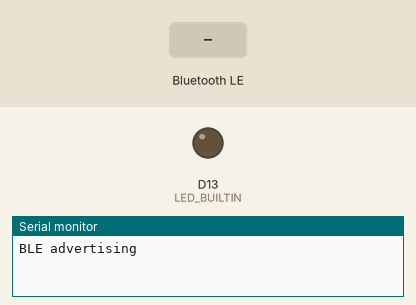
This sketch was run on a simulated Arduino Nano 33 IoT. Parts: output pins drawn as LEDs (lit = HIGH), the last lines printed to the serial monitor. The inputs (shaded band) are chosen by the test bench. Nothing arrives over Bluetooth unless stated; a phone connects over Bluetooth LE 3 s after start.

Above: at 3.8 s.
3.9 s: Bluetooth LE write "1" received
At 5.1 s:
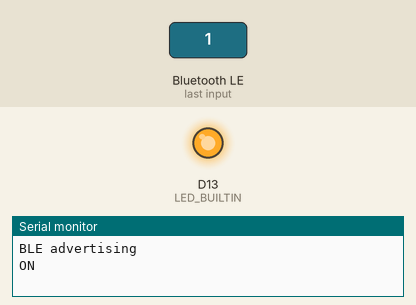
5.4 s: Bluetooth LE write "0" received
At 6.3 s:
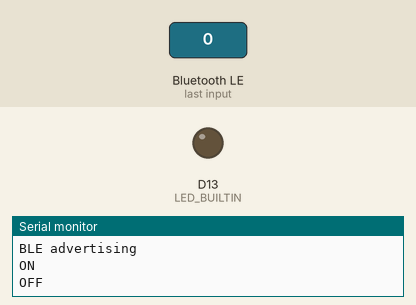
Timing chart, 0 to 8.4 s (numbered marks = the images above; inputs shaded):
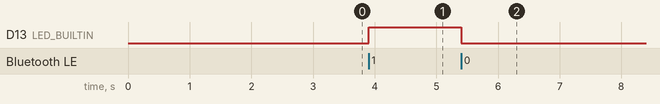

The sketch:

nano33iot_advanced_572.ino
```cpp
// snippet: nano33iot_advanced_572
// tags: arduinoble
// boards: nano33iot
// library: ArduinoBLE
// description: BLE-controlled LED: advertise a writable BLE characteristic
// prompts: ble-controlled, advertise, writable, characteristic, central, writes
// verified: compile-only
// source: kd-generated (id 572)
// exact-include: ArduinoBLE.h

#include <ArduinoBLE.h>

BLEService ledService("19B10000-E8F2-537E-4F6C-D104768A1214");
BLEByteCharacteristic switchChar("19B10001-E8F2-537E-4F6C-D104768A1214", BLERead | BLEWrite);

void setup() {
  Serial.begin(9600);
  pinMode(LED_BUILTIN, OUTPUT);

  if (!BLE.begin()) {
    Serial.println("BLE init failed");
    while (1);
  }

  BLE.setLocalName("Nano33-LED");
  BLE.setAdvertisedService(ledService);
  ledService.addCharacteristic(switchChar);
  BLE.addService(ledService);
  switchChar.writeValue(0);
  BLE.advertise();
  Serial.println("BLE advertising");
}

void loop() {
  BLEDevice central = BLE.central();
  if (central) {
    while (central.connected()) {
      if (switchChar.written()) {
        if (switchChar.value() == 1) {
          digitalWrite(LED_BUILTIN, HIGH);
          Serial.println("ON");
        } else {
          digitalWrite(LED_BUILTIN, LOW);
          Serial.println("OFF");
        }
      }
    }
  }
}
```

Measured:
- after the input at 3.9 s, D13 (LED_BUILTIN): LOW → HIGH at once
- after the input at 5.4 s, D13 (LED_BUILTIN): HIGH → LOW at once
